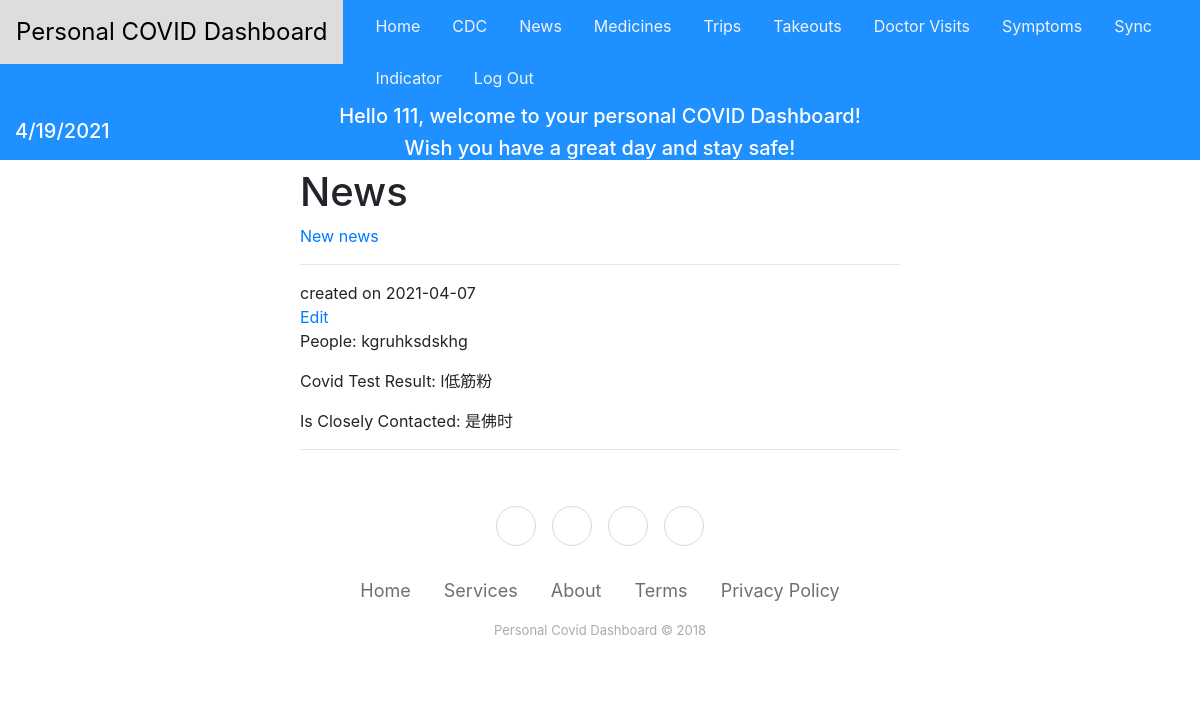
The page /news/ (signed in) on the database as committed earlier.
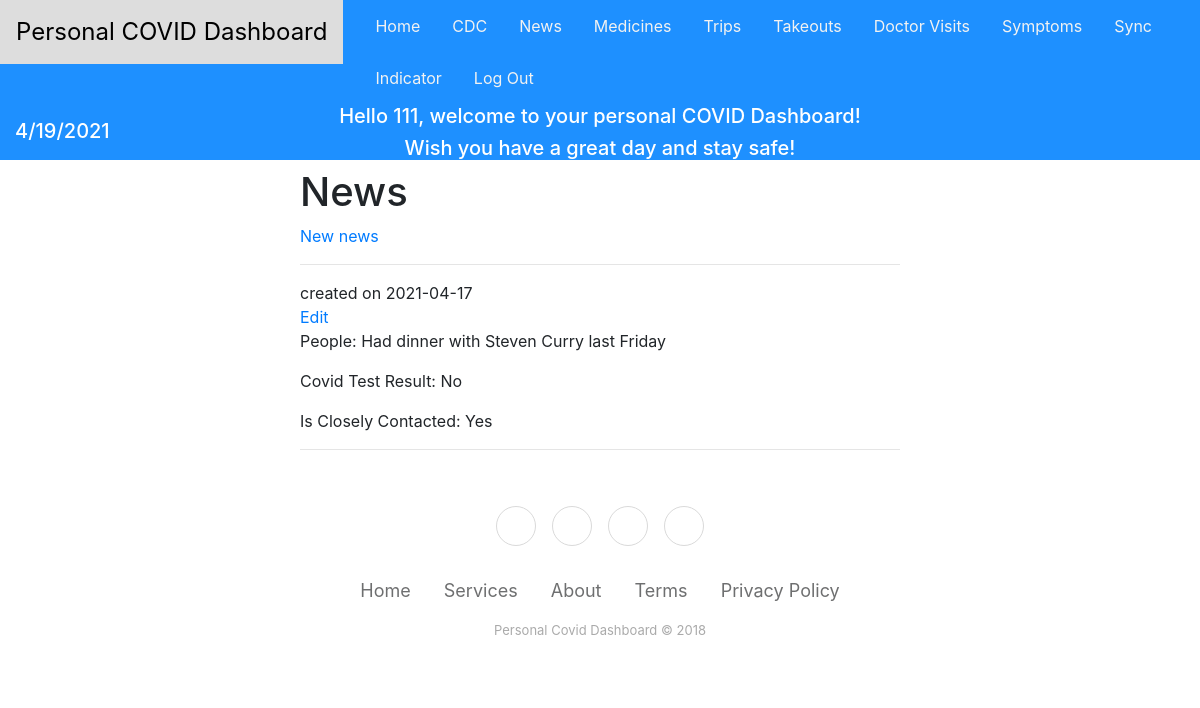
The same page on the database as committed later.
### tables this page shows
CREATE TABLE news (
  id INTEGER PRIMARY KEY AUTOINCREMENT,
  author_id INTEGER NOT NULL,
  created TIMESTAMP NOT NULL DEFAULT CURRENT_TIMESTAMP,
  people TEXT NOT NULL,
  covid_test TEXT NOT NULL,
  close_contact TEXT NOT NULL,
  FOREIGN KEY (author_id) REFERENCES user (id)
);

### dashboard/auth.py (called while the page is built)
@bp.before_app_request
def load_logged_in_user():
    user_id = session.get('user_id')
    if user_id is None:
        g.user = None
    else:
        g.user = get_db().execute(
            'SELECT * FROM user WHERE id = ?', (user_id,)
        ).fetchone()

### dashboard/db.py (called while the page is built)
def get_db():
    if 'db' not in g:
        g.db = sqlite3.connect(
            current_app.config['DATABASE'],
            detect_types=sqlite3.PARSE_DECLTYPES
        )
        g.db.row_factory = sqlite3.Row
    return g.db

### dashboard/news.py (called while the page is built)
@bp.route('/')
def index():
    db = get_db()
    newss = db.execute(
        'SELECT n.id, people, covid_test, close_contact, created, author_id, username'
        ' FROM news n JOIN user u ON n.author_id = u.id'
        ' ORDER BY created DESC'
    ).fetchall()
    return render_template('news/newsIndex.html', newss=newss)

### dashboard/templates/news/newsIndex.html (shortened to what this page needs)
{% extends 'base.html' %}
{% block content %}
  <h1>News</h1>
  <a class="action" href="{{ url_for('news.create') }}">New news</a>
  <hr>
  {% for news in newss %}
    {% if g.user['id'] == news['author_id'] %}
        <article class="news">
        <header>
            <div>
            <div class="about">created on {{ news['created'].strftime('%Y-%m-%d') }}</div>
            </div>
            <a class="action" href="{{ url_for('news.update', id=news['id']) }}">Edit</a>
        </header>
            <p>People: {{ news['people'] }}</p>
            <p class="body">Covid Test Result: {{ news['covid_test'] }}</p>
            <p>Is Closely Contacted: {{ news['close_contact'] }}</p>
        </article>
        <hr>
    {% endif %}
  {% endfor %}
{% endblock %}

Rows that differ between the two databases and show on the page:
removed news: created "2021-04-07", people "kgruhksdskhg", covid_test "l低筋粉", close_contact "是佛时"
added news: created "2021-04-17", people "Had dinner with Steven Curry last Friday", covid_test "No", close_contact "Yes"
